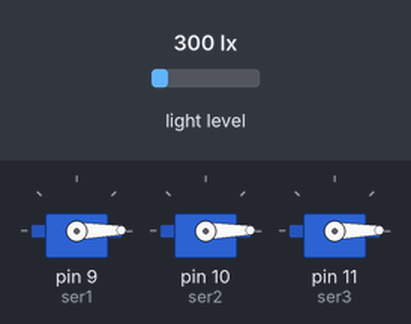
This sketch was run on a simulated Arduino Uno, built with avr-gcc and run on an emulated ATmega328P. Shown: 3 × servo. The inputs (shaded band) are chosen by the test bench; at power-on: light level 300 lx.

Above: at 0.05 s.
At 1.35 s:
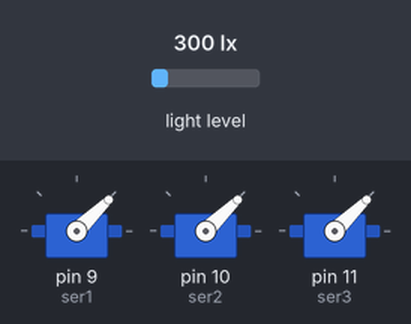
At 2.65 s:
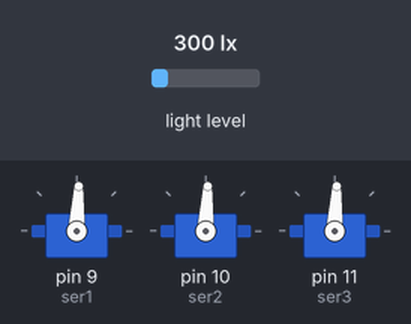
At 5.25 s:
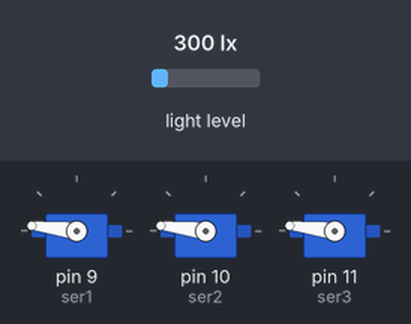
At 7.85 s:
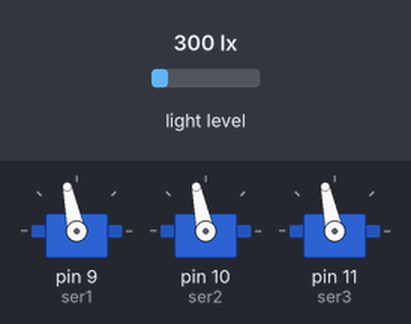
At 10.5 s:
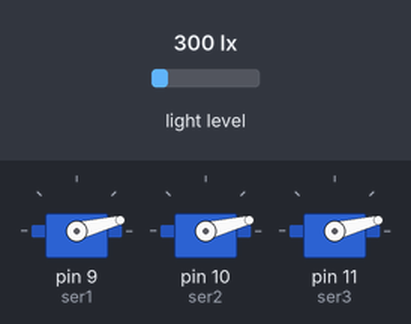
Timing chart, 0 to 14.2 s (numbered marks = the images above):
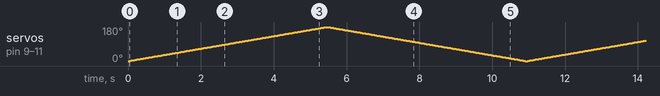

The sketch:

gimbal_test.ino
```cpp
#include <BH1750FVI.h>

// Create the Lightsensor instance
BH1750FVI LightSensor(BH1750FVI::k_DevModeContLowRes);
#include<Servo.h>
Servo ser1;
Servo ser2;
Servo ser3;
int pos=0;
void setup() {Serial.begin(9600);
  LightSensor.begin();

  ser1.attach(9);
  ser2.attach(10);
  ser3.attach(11);  // attaches the servo on pin 9 to the servo object
}

void loop() {
uint16_t lux = LightSensor.GetLightIntensity();
//  //Serial.print("Ligh16_t ");
//  Serial.println(lux);
//  delay(250);
//  if(lux==0)
//  {Serial.println("max");
//  }
//  else if(lux<50&&lux>0)
//  {Serial.println("medium");}
//  else
//  {Serial.println("low");
//    }


    ///
  for (pos = 0; pos <= 180; pos += 1) { // goes from 0 degrees to 180 degrees
    // in steps of 1 degree
    ser1.write(pos);
    ser2.write(pos);
    ser3.write(pos);
    // tell servo to go to position in variable 'pos'
    delay(30);                       // waits 15ms for the servo to reach the position
  }
  for (pos = 180; pos >= 0; pos -= 1) { // goes from 180 degrees to 0 degrees
    ser1.write(pos);              // tell servo to go to position in variable 'pos'
    ser2.write(pos);
    ser3.write(pos);
    delay(30);                       // waits 15ms for the servo to reach the position
  }
}
```
